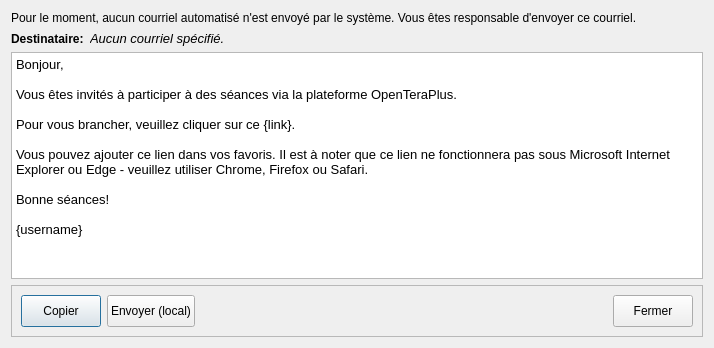
<?xml version="1.0" encoding="UTF-8"?>
<ui version="4.0">
 <class>EmailInviteDialog</class>
 <widget class="QDialog" name="EmailInviteDialog">
  <property name="geometry">
   <rect>
    <x>0</x>
    <y>0</y>
    <width>714</width>
    <height>348</height>
   </rect>
  </property>
  <property name="windowTitle">
   <string>Invitation par courriel</string>
  </property>
  <property name="windowIcon">
   <iconset resource="../../resources/TeraClient.qrc">
    <normaloff>:/icons/email.png</normaloff>:/icons/email.png</iconset>
  </property>
  <layout class="QVBoxLayout" name="verticalLayout">
   <item>
    <widget class="QLabel" name="lblWarning">
     <property name="text">
      <string>Pour le moment, aucun courriel automatisé n'est envoyé par le système. Vous êtes responsable d'envoyer ce courriel.</string>
     </property>
     <property name="wordWrap">
      <bool>true</bool>
     </property>
    </widget>
   </item>
   <item>
    <layout class="QHBoxLayout" name="horizontalLayout_2">
     <item>
      <widget class="QLabel" name="labelDest">
       <property name="sizePolicy">
        <sizepolicy hsizetype="Maximum" vsizetype="Preferred">
         <horstretch>0</horstretch>
         <verstretch>0</verstretch>
        </sizepolicy>
       </property>
       <property name="font">
        <font>
         <pointsize>9</pointsize>
         <bold>true</bold>
        </font>
       </property>
       <property name="text">
        <string>Destinataire:</string>
       </property>
      </widget>
     </item>
     <item>
      <widget class="QLabel" name="lblEmail">
       <property name="font">
        <font>
         <pointsize>10</pointsize>
         <italic>true</italic>
        </font>
       </property>
       <property name="text">
        <string>Aucun courriel spécifié.</string>
       </property>
      </widget>
     </item>
    </layout>
   </item>
   <item>
    <widget class="QTextEdit" name="textEmail">
     <property name="font">
      <font>
       <pointsize>11</pointsize>
      </font>
     </property>
     <property name="html">
      <string>&lt;!DOCTYPE HTML PUBLIC &quot;-//W3C//DTD HTML 4.0//EN&quot; &quot;http://www.w3.org/TR/REC-html40/strict.dtd&quot;&gt;
&lt;html&gt;&lt;head&gt;&lt;meta name=&quot;qrichtext&quot; content=&quot;1&quot; /&gt;&lt;meta charset=&quot;utf-8&quot; /&gt;&lt;style type=&quot;text/css&quot;&gt;
p, li { white-space: pre-wrap; }
hr { height: 1px; border-width: 0; }
li.unchecked::marker { content: &quot;\2610&quot;; }
li.checked::marker { content: &quot;\2612&quot;; }
&lt;/style&gt;&lt;/head&gt;&lt;body style=&quot; font-family:'Segoe UI'; font-size:11pt; font-weight:400; font-style:normal;&quot;&gt;
&lt;p style=&quot; margin-top:0px; margin-bottom:0px; margin-left:0px; margin-right:0px; -qt-block-indent:0; text-indent:0px;&quot;&gt;&lt;span style=&quot; font-family:'Sans Serif'; font-size:10pt;&quot;&gt;Bonjour,&lt;/span&gt;&lt;/p&gt;
&lt;p style=&quot;-qt-paragraph-type:empty; margin-top:0px; margin-bottom:0px; margin-left:0px; margin-right:0px; -qt-block-indent:0; text-indent:0px; font-family:'Sans Serif'; font-size:10pt;&quot;&gt;&lt;br /&gt;&lt;/p&gt;
&lt;p style=&quot; margin-top:0px; margin-bottom:0px; margin-left:0px; margin-right:0px; -qt-block-indent:0; text-indent:0px;&quot;&gt;&lt;span style=&quot; font-family:'Sans Serif'; font-size:10pt;&quot;&gt;Vous êtes invités à participer à des séances via la plateforme OpenTeraPlus.&lt;/span&gt;&lt;/p&gt;
&lt;p style=&quot;-qt-paragraph-type:empty; margin-top:0px; margin-bottom:0px; margin-left:0px; margin-right:0px; -qt-block-indent:0; text-indent:0px; font-family:'Sans Serif'; font-size:10pt;&quot;&gt;&lt;br /&gt;&lt;/p&gt;
&lt;p style=&quot; margin-top:0px; margin-bottom:0px; margin-left:0px; margin-right:0px; -qt-block-indent:0; text-indent:0px;&quot;&gt;&lt;span style=&quot; font-family:'Sans Serif'; font-size:10pt;&quot;&gt;Pour vous brancher, veuillez cliquer sur ce {link}.&lt;/span&gt;&lt;/p&gt;
&lt;p style=&quot;-qt-paragraph-type:empty; margin-top:0px; margin-bottom:0px; margin-left:0px; margin-right:0px; -qt-block-indent:0; text-indent:0px; font-family:'Sans Serif'; font-size:10pt;&quot;&gt;&lt;br /&gt;&lt;/p&gt;
&lt;p style=&quot; margin-top:0px; margin-bottom:0px; margin-left:0px; margin-right:0px; -qt-block-indent:0; text-indent:0px;&quot;&gt;&lt;span style=&quot; font-family:'Sans Serif'; font-size:10pt;&quot;&gt;Vous pouvez ajouter ce lien dans vos favoris. Il est à noter que ce lien ne fonctionnera pas sous Microsoft Internet Explorer ou Edge - veuillez utiliser Chrome, Firefox ou Safari.&lt;/span&gt;&lt;/p&gt;
&lt;p style=&quot;-qt-paragraph-type:empty; margin-top:0px; margin-bottom:0px; margin-left:0px; margin-right:0px; -qt-block-indent:0; text-indent:0px; font-family:'Sans Serif'; font-size:10pt;&quot;&gt;&lt;br /&gt;&lt;/p&gt;
&lt;p style=&quot; margin-top:0px; margin-bottom:0px; margin-left:0px; margin-right:0px; -qt-block-indent:0; text-indent:0px;&quot;&gt;&lt;span style=&quot; font-family:'Sans Serif'; font-size:10pt;&quot;&gt;Bonne séances!&lt;/span&gt;&lt;/p&gt;
&lt;p style=&quot;-qt-paragraph-type:empty; margin-top:0px; margin-bottom:0px; margin-left:0px; margin-right:0px; -qt-block-indent:0; text-indent:0px; font-family:'Sans Serif'; font-size:10pt;&quot;&gt;&lt;br /&gt;&lt;/p&gt;
&lt;p style=&quot; margin-top:0px; margin-bottom:0px; margin-left:0px; margin-right:0px; -qt-block-indent:0; text-indent:0px;&quot;&gt;&lt;span style=&quot; font-family:'Sans Serif'; font-size:10pt;&quot;&gt;{username}&lt;/span&gt;&lt;/p&gt;&lt;/body&gt;&lt;/html&gt;</string>
     </property>
    </widget>
   </item>
   <item>
    <widget class="QFrame" name="frameButtons">
     <property name="frameShape">
      <enum>QFrame::Shape::StyledPanel</enum>
     </property>
     <property name="frameShadow">
      <enum>QFrame::Shadow::Raised</enum>
     </property>
     <layout class="QHBoxLayout" name="horizontalLayout">
      <item>
       <widget class="QPushButton" name="btnCopy">
        <property name="minimumSize">
         <size>
          <width>0</width>
          <height>32</height>
         </size>
        </property>
        <property name="cursor">
         <cursorShape>PointingHandCursor</cursorShape>
        </property>
        <property name="text">
         <string>Copier</string>
        </property>
        <property name="icon">
         <iconset resource="../../resources/TeraClient.qrc">
          <normaloff>:/icons/copy.png</normaloff>:/icons/copy.png</iconset>
        </property>
        <property name="iconSize">
         <size>
          <width>22</width>
          <height>22</height>
         </size>
        </property>
       </widget>
      </item>
      <item>
       <widget class="QPushButton" name="btnSendLocalEmail">
        <property name="minimumSize">
         <size>
          <width>0</width>
          <height>32</height>
         </size>
        </property>
        <property name="cursor">
         <cursorShape>PointingHandCursor</cursorShape>
        </property>
        <property name="text">
         <string>Envoyer (local)</string>
        </property>
        <property name="icon">
         <iconset resource="../../resources/TeraClient.qrc">
          <normaloff>:/icons/email.png</normaloff>:/icons/email.png</iconset>
        </property>
        <property name="iconSize">
         <size>
          <width>22</width>
          <height>22</height>
         </size>
        </property>
       </widget>
      </item>
      <item>
       <spacer name="horizontalSpacer">
        <property name="orientation">
         <enum>Qt::Orientation::Horizontal</enum>
        </property>
        <property name="sizeHint" stdset="0">
         <size>
          <width>507</width>
          <height>20</height>
         </size>
        </property>
       </spacer>
      </item>
      <item>
       <widget class="QPushButton" name="btnOk">
        <property name="minimumSize">
         <size>
          <width>0</width>
          <height>32</height>
         </size>
        </property>
        <property name="maximumSize">
         <size>
          <width>100</width>
          <height>16777215</height>
         </size>
        </property>
        <property name="cursor">
         <cursorShape>PointingHandCursor</cursorShape>
        </property>
        <property name="text">
         <string>Fermer</string>
        </property>
        <property name="icon">
         <iconset resource="../../resources/TeraClient.qrc">
          <normaloff>:/icons/ok.png</normaloff>:/icons/ok.png</iconset>
        </property>
        <property name="iconSize">
         <size>
          <width>20</width>
          <height>20</height>
         </size>
        </property>
       </widget>
      </item>
     </layout>
    </widget>
   </item>
  </layout>
 </widget>
 <resources>
  <include location="../../resources/TeraClient.qrc"/>
 </resources>
 <connections/>
</ui>
